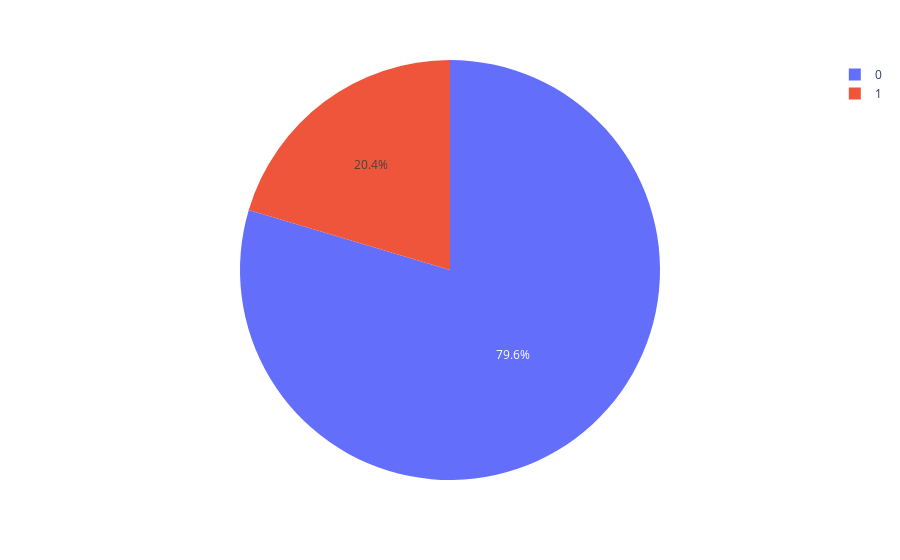

Here is the notebook cell this chart was saved with:
### Markdown cell above
df: 1000
| Tên Cột | Kiểu dữ liệu | Ý Nghĩa | Nhận xét tổng quan |
| :---    |  :----:      |  :---   |     :---           |
| CreditScore | int64  | Điểm tín dụng của khách hàng | Dao động trong khoảng từ 350 đến 850 |
| Age   | int64 | Số tuổi của khách hàng | Độ tuổi dao động từ 18 đến 92 tuổi, tuổi trung bình là 38.9 tuổi, trong đó 75% số người trong dữ liệu là dưới 44 tuổi |
| Tenure   | int64 | Số năm sử dụng dịch vụ của khách hàng | Số năm trở thành khách hàng trong bảng dữ liệu. Trung bình khách hàng gắn bó sử dụng là 5 năm, trong đó có 75% tỉ lệ khách hàng sử dụng trên 7 năm |
| Balance | float64 | Số dư tài khoản | Trung bình số dư tài khoản là hơn 76000, nhưng trong đó có dưới 25% số khách hàng có số dư tài khoản là 0|
| NumOfProducts | int64 | Số sản phẩm mà khách hàng đã sử dụng | Dao động từ 1-4 sản phẩm |
| HasCrCard | int64 | Khách hàng có hay không có thẻ tín dụng | Có 25% số khách hàng không sử dụng thẻ tín dụng |
| IsActiveMember | int64 | Chỉ số thể hiện khách hàng có tích cực sự dụng dịch vụ hay không | Có 25% số khách hàng không hoạt động thường xuyên|
| EstimatedSalary | float64 | Thu nhập ước tính của khách hàng | Thu nhập ước tính khá cao, trung bình khoảng 100.000 nhưng có thể thấy mức thấp nhật khá thấp chỉ có 11 |
| Exited | int64 | Khách hãng đã rời bỏ sử dụng dịch vụ hay chưa | Tỷ lệ khách hàng rời bỏ chiếm 20.4% |
| Complain | int64 | Số lần khách hàng khiếu nại trong quá trình sử dụng | Tỷ lệ khiếu nại của khách hàng là 20.4% trên tổng số |
| SatisfactionScore | int64 | Điểm hài lòng của khách hàng trong quá trinhg sử dụng | Thang điểm từ 1-5, trong đó có 50% tỷ lệ đánh giá trên 3 |
| CardType | float64 | Hạng thẻ của khách hàng | Có 4 hàng thẻ PLATINUM, DIAMOND, GOLD, GOLD |
| PointEarned | int64 | Điểm tích luỹ trong quan trinh sử dụng | Dao động từ 225 đến 1000 điểm, điểm trung bình 600đ |

### Code cell
pie_1 = df.groupby(['Exited'])[['Exited']].count()
px.pie(values = pie_1.Exited, names = pie_1.index)

### Figure 1 — Plotly figure (JSON) as saved in the notebook; plotly's stock layout.template omitted (floating-point values rounded to 4 significant figures)
{"data": [{"domain": {"x": [0, 1], "y": [0, 1]}, "hovertemplate": "label=%{label}<br>value=%{value}<extra></extra>", "labels": [0, 1], "legendgroup": "", "name": "", "showlegend": true, "type": "pie", "values": [7962, 2038]}], "layout": {"autosize": true, "legend": {"tracegroupgap": 0}, "margin": {"t": 60}}}
